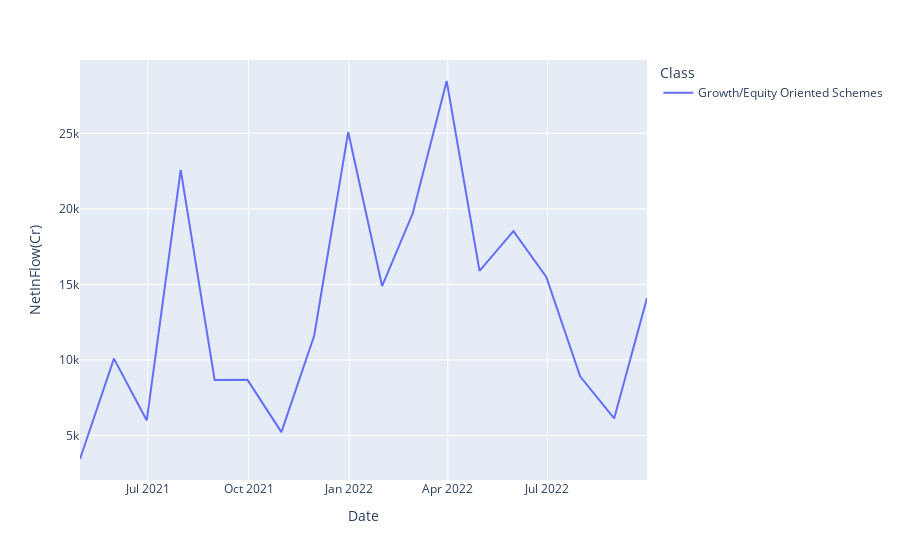

Here is the notebook cell this chart was saved with:
### Code cell
sel_structure = 'Open Ended Schemes'
sel_class = 'Growth/Equity Oriented Schemes'
#sel_class = 'Income/Debt Oriented Schemes'
sel_measure = 'NetInFlow'
df_selected = df_inflows[(df_inflows['Class'] == sel_class) & (df_inflows['Structure'] == sel_structure)]
px.line(df_selected, x='Date', y=sel_measure, color='Class', labels={sel_measure:sel_measure + '(Cr)'})

### Figure 1 — Plotly figure (JSON) as saved in the notebook; plotly's stock layout.template omitted (floating-point values rounded to 4 significant figures)
{"data": [{"hovertemplate": "Class=Growth/Equity Oriented Schemes<br>Date=%{x}<br>NetInFlow(Cr)=%{y}<extra></extra>", "legendgroup": "Growth/Equity Oriented Schemes", "line": {"color": "#636efa", "dash": "solid"}, "marker": {"symbol": "circle"}, "mode": "lines", "name": "Growth/Equity Oriented Schemes", "orientation": "v", "showlegend": true, "type": "scatter", "x": ["2021-04-30T00:00:00", "2021-05-31T00:00:00", "2021-06-30T00:00:00", "2021-07-31T00:00:00", "2021-08-31T00:00:00", "2021-09-30T00:00:00", "2021-10-31T00:00:00", "2021-11-30T00:00:00", "2021-12-31T00:00:00", "2022-01-31T00:00:00", "2022-02-28T00:00:00", "2022-03-31T00:00:00", "2022-04-30T00:00:00", "2022-05-31T00:00:00", "2022-06-30T00:00:00", "2022-07-31T00:00:00", "2022-08-31T00:00:00", "2022-09-30T00:00:00"], "xaxis": "x", "y": [3437.0, 10080.0, 5988.0, 22580.0, 8667.0, 8677.0, 5215.0, 11610.0, 25080.0, 14890.0, 19710.0, 28460.0, 15890.0, 18530.0, 15500.0, 8898.0, 6120.0, 14100.0], "yaxis": "y"}], "layout": {"legend": {"title": {"text": "Class"}, "tracegroupgap": 0}, "margin": {"t": 60}, "xaxis": {"anchor": "y", "domain": [0, 1], "title": {"text": "Date"}}, "yaxis": {"anchor": "x", "domain": [0, 1], "title": {"text": "NetInFlow(Cr)"}}}}
